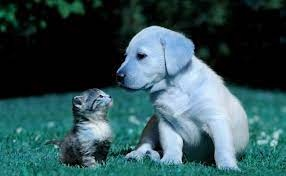
#> input picture Tarea1/imagen1.jpg, 286 x 176 px, found by its file name
$ jupyter execute --allow-errors Tarea_1_INF_479.ipynb   (shell and % lines are left out)
#> lines starting #> are read from the running program, lines starting #| are printed output that depends on the picture
#> the sliders are set to k = 11
#> the sliders are set to eps = 0.55, minpts = 10
<a href="https://colab.research.google.com/github/jean18/INF479-2021-1/blob/main/Tarea1/Tarea_1_INF_479.ipynb" target="_parent"></a>

<hr style="height:2px;border:none"/>
<h1 align='center'> INF-479 Reconocimiento de patrones en minería de datos </h1>

<H2 align='center'> Tarea 1 - Clustering </H2>
<H3 align='center'> Nombre estudiante: Jean Franco Aravena Orellana </H3>
<H3 align='center'> Rol: 201673573-9</H3>
<hr style="height:2px;border:none"/>

# Instrucciones

1. La tarea debe ser desarrollada en parejas.
2. Los medios de consultas serán Aula y el canal de Discord oficial del curso.
3. La tarea debe ser realizada en Jupyter Notebook (Python3) utilizando este archivo como base.
4. Las librerías permitidas son las que se encuentran importadas en el Notebook.
5. Se evaluará la correcta implementación de los Algoritmos de Clustering como también la comprensión de sus fundamentos teóricos y aplicaciones.
6. El archivo de entrega debe denominarse T1_Rol1_Rol2.ipynb. De no respetarse este formato existirá un descuento de 30 puntos.
7. La fecha de entrega es el viernes 28 de mayo a las 23:55 hrs, posterior a esto se descontará 1 punto por cada minuto de atraso.

[cell 1]
# Librerías
import sklearn.cluster as skl
from sklearn.metrics import silhouette_score
import seaborn as sns; sns.set()
import matplotlib.pyplot as plt
from matplotlib import cm
import pandas as pd
import numpy as np
import cv2
import pickle
import community as community_louvain
import networkx as nx
from ipywidgets import interact

[cell 2]
from google.colab import drive
drive.mount('/content/gdrive')

path = '/content/gdrive/MyDrive/Reconocimiento de patrones/Tarea 1/'

#> (a cell that did not finish here is left out)

# Parte 1 (55 pts)

En esta primera parte de la tarea se estudiarán los algoritmos de Clustering K-means, Clustering jerárquico aglomerativo y DBSCAN, aplicados a 3 datasets de tipo vectorial. El objetivo es contrastar estos 3 algoritmos y determinar ventajas y desventajas frente a cada caso de estudio. Además, analizar el impacto de la elección de parámetros y medidas de proximidad.

Para las implementaciones solicitadas, no necesitan generar el código de cada algoritmo a mano, por lo que pueden hacer uso de librerías que tengan estos algoritmos ya implementados.

## 1.1 Dataset

Para esta primera parte se cuenta con 3 archivos:

1. <b>Spiral.txt</b> : $N=312, D=2$
2. <b>R15.txt</b> : $N=600, D=2$
3. <b>cute-t2-4k.txt</b> : $ N=4200, D=2$

Cada uno correspondiente a un dataset vectorial bidimensional, donde cada fila del archivo tiene el formato: $x_1$\t$x_2$. Siendo $x_1$ y $x_2$ los atributos de cada dato $X^{(i)}$ $\in \mathbf{R} ^{2}$ .
Los datasets tienen una cantidad de puntos de 312, 600 y 4200 respectivamente.

## 1.2 K-Means (15 puntos)

1. Aplicar el algoritmo K-Means a cada uno de los datasets, utilizando distancia euclideana como medida de proximidad.
2. Realizar una gráfica para cada dataset donde se distinga claramente cada cluster obtenido y sus centroides.
3. Finalmente responder:

    >a. ¿En cuál dataset se obtiene un mejor resultado utilizando este algoritmo? ¿Por qué?

    >b. ¿Qué valor de k (cantidad de centroides) entrega un mejor resultado para cada uno de los datasets? ¿Qué método se podría utilizar para determinar un valor óptimo para k?

<i> Hint: Para la pregunta 3.b, se sugiere utilizar la función interact de la librería [ipywidget](https://ipywidgets.readthedocs.io/en/latest/examples/Using%20Interact.html).</i>

### Implementación

#> (a cell that did not finish here is left out)

[cell 5]
# Calculate silhouette
silhouette_d1 = []
silhouette_d2 = []
silhouette_d3 = []

k = np.arange(2, 21)

#> (the rest of this cell did not finish here and is left out)

[cell 6]
# Plot silhouette

fig = plt.figure(figsize=(10, 6), dpi=80)

#> (the rest of this cell did not finish here and is left out)

### Preguntas

 >a. ¿En cuál dataset se obtiene un mejor resultado utilizando este algoritmo? ¿Por qué?

Se obtiene un mejor resultado en el dataset R15, porque en K-Means los centroides tienden a los lugares donde se tiene más densidad de datos y como el dataset es globular y homogéneo, es el caso perfecto para utilizar K-Means, cada nube de puntos tiene más o menos la misma cantidad de puntos y todos tienen una forma esférica, en el caso del dataset espiral para K-Means es imposible encontrar ese patrón dado que no es globular y los centroides tenderán a los lugares donde se encuentre el centro de masa, es decir, al medio de las 3 líneas que se forman, dado que lo que hace es minimizar las distancias intra clúster. El caso del dataset cure-t2-4k es más interesante, si bien tenemos algunas nubes de puntos de forma globular, la densidad de estos es muy diferente, existen algunos con muchos datos de forma sparse y otros con mucho menos, pero con una mayor concentración de puntos, por ende, el algoritmo no va a funcionar bien, aunque cabe destacar que le va mejor en este que en el caso del dataset Spiral.

Lo mencionado anteriormente se puede ver en la gráfica del coeficiente de silhouette vs k, en el dataset R15 K-Means para valores de k mayores o iguales que 5 se encuentra por encima del dataset cure-t2-4k y Spiral, ademas cure-t2-4k para todo valor de k siempre se encuentra por encima del dataset Spiral.

>b. ¿Qué valor de k (cantidad de centroides) entrega un mejor resultado para cada uno de los datasets? ¿Qué método se podría utilizar para determinar un valor óptimo para k?

Existen varios métodos para seleccionar el k, uno de los más conocidos corresponde al método del ELBOW, el problema que tiene es que no está acotado, por lo cual es prácticamente imposible comparar tres dataset mirando solamente la gráfica del ELBOW, ademas es difícil de utilizar dado que encontrar el "codo" puede ser subjetivo, por ello se decide utilizar el coeficiente de silhouette dado que este si esta acotado y se encuentra entre -1 y 1 por ende, es posible utilizar este algoritmo para comparar el desempeño de K-Means en los 3 dataset. Se puede ver todo lo comentado en el punto anterior solo mirando la gráfica del coeficiente, donde podemos ver que a K-Means le va mejor en el dataset R15, seguido por el cure-t2-4k y finalmente por el Spiral.

Para el dataset R15 el mejor k corresponde a 15, que es justamente la cantidad de nube de puntos globulares que este tiene, para cure-t2-4k el mejor k corresponde a 10, aunque hay que considerar que solo llega a un valor de s=0.5, lo cual podria considerarse bajo, habria que probar en la practica si es de utilizad o no. Para el dataset Spiral el mejor k corresponde a 20 pero de nuevo hay que considerar lo anterior, solo se obtiene un s=0.4 lo cual es bastante bajo.

## 1.3 DBSCAN (15 puntos)

1. Aplicar el algoritmo DBSCAN a cada uno de los datasets.
2. Realizar una gráfica para cada dataset donde se distinga claramente cada cluster obtenido.
3. Finalmente responder:
    > a. ¿En cuál dataset se obtiene un mejor resultado utilizando este algoritmo? ¿Por qué?

    > b. ¿Qué parámetros de Pts y minPts entregan el mejor resultado para cada gráfico? ¿Qué estrategia podríamos utilizar para escoger estos parámetros?

<i> Hint: Para la pregunta 3.b, se sugiere utilizar la función interact de la librería [ipywidget](https://ipywidgets.readthedocs.io/en/latest/examples/Using%20Interact.html).</i>

### Implementación

#> (a cell that did not finish here is left out)

[cell 8]
# Calculate silhouette
silhouette = np.zeros((3, 10, 20))

eps = np.arange(0.1, 1.1, 0.1)
minpts = np.arange(1, 21, 1)

#> (the rest of this cell did not finish here and is left out)

[cell 9]
# Pasar los datos al dataframe
df1 = pd.DataFrame(data = silhouette[0, :, :], columns=minpts, index=eps)
df2 = pd.DataFrame(data = silhouette[1, :, :], columns=minpts, index=eps)
df3 = pd.DataFrame(data = silhouette[2, :, :], columns=minpts, index=eps)

fig, (ax1, ax2, ax3) = plt.subplots(1, 3, figsize=(24, 6), dpi=80)
fig.suptitle('DBSCAN Silhouette Score', fontsize=20, y=1.05)

sns.heatmap(df1, ax=ax1, yticklabels=df1.index.values.round(1))
ax1.invert_yaxis()
ax1.update({'title': f'Spiral, max S = {np.round(np.max(df1).max(), 3)}, ' +
                     f'con eps = {eps[np.where(df1 == df1.max().max())[0][0]]} y ' +
                     f'minpts = {minpts[np.where(df1 == df1.max().max())[1][0]]}',
            'xlabel':'minpts',
            'ylabel':'eps'})

sns.heatmap(df2, ax=ax2, yticklabels=df1.index.values.round(1))
ax2.invert_yaxis()
ax2.update({'title': f'R15, max S = {np.round(np.max(df2).max(), 3)}, ' +
                     f'con eps = {eps[np.where(df2 == df2.max().max())[0][0]]} y ' +
                     f'minpts = {minpts[np.where(df2 == df2.max().max())[1][0]]}',
            'xlabel':'minpts',
            'ylabel':'eps'})

sns.heatmap(df3, ax=ax3, yticklabels=df1.index.values.round(1))
ax3.invert_yaxis()
ax3.update({'title': f'cure-t2-4k, max S = {np.round(np.max(df3).max(), 3)}, ' +
                     f'con eps = {eps[np.where(df3 == df3.max().max())[0][0]]} y ' +
                     f'minpts = {minpts[np.where(df3 == df3.max().max())[1][0]]}',
            'xlabel':'minpts',
            'ylabel':'eps'})

plt.show()
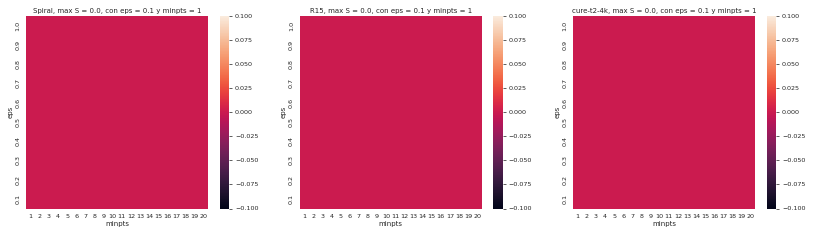
#> figure drawn by matplotlib, 6 panels
#> the sliders are set to clusters = 11, link = single

### Preguntas

> a. ¿En cuál dataset se obtiene un mejor resultado utilizando este algoritmo? ¿Por qué?

Mirando el coeficiente de silhouetta nos podemos dar cuenta que sucede casi lo mismo que en K-Means, para ciertos parámetros le va bien con el dataset R15, lo destacable es que bajo ciertos parámetros tiene la capacidad de detectar el patrón en el dataset cure-t2-4k, pero falla rotundamente en el dataset Spiral. Le va bien en el dataset R15 porque DBSCAN se basa en densidades y en este caso como tenemos densidades similares, es capaz de encontrar los 15 clusters con ciertos parámetros, en el dataset Spiral se tiene mayor densidad en el centro de la espiral pero luego se empiezan a separar los puntos por lo cual si dejamos el parámetro asociado al radio(eps) fijo, por ejemplo a 0.5 y aumentamos el valor de minpts, DBSCAN empieza a encontrar muy pocos clusters y todos en torno al centro de la espiral, y si disminuimos el valor de minpts empieza a encontrar muchos clusters, en cambio si dejamos fijo a minpts por ejemplo a 3, y empezamos a disminuir el valor de eps, este empieza a encontrar pocos clusters dado que a medida que se va alejando de la espiral no tiene la capacidad de dejarlos en el mismo cluster porque el eps le va quedando "pequeño" a medida que se va alejando, causando así que el algoritmo nos marque a todo lo demás como outliers, y finalmente si aumentamos el eps vamos a ir obteniendo más clusters pero el punto es que nunca se podrá detectar este patrón porque las variables son fijas, no se pueden adaptar a medida que se va corriendo el algoritmo. Finalmente, en el dataset cure-t2-4k es donde mejor le va y donde DBSCAN destaca, porque el gran problema que tiene este dataset es que se ven 5 nubes de puntos con densidad más o menos similar, pero con mucho ruido entre ellos, esta es una de las razones por la cual K-Means tiene problemas con este dataset, pero a DBSCAN no le sucede lo mismo, es más robusto en casos de outliers, tiene la capacidad de detectarlos, por lo cual bajo ciertos parámetros detecta el patrón perfectamente.

Una cosa interesante que se puede apreciar mirando la gráfica del coeficiente de silhouette es lo sensible que es este algoritmo a los parámetros, una pequeña variación de estos cambia bruscamente los resultados, por lo cual hay que tener cuidado cuando se usa.

> b. ¿Qué parámetros de Pts y minPts entregan el mejor resultado para cada gráfico? ¿Qué estrategia podríamos utilizar para escoger estos parámetros?

Igual que en el caso de K-Means para escoger los parámetros se grafica el coeficiente de silhouette, este nos dice que para el primer dataset (Spiral) los mejores parámetros corresponden a eps = 0.4 y minpts = 1, lo cual nos entrega un s = 0.122, para el dataset R15 los mejores parámetros son eps = 0.6 y minpts = 19 lo que nos da un s = 0.742 y para el dataset cure-t2-4k los mejores valores son eps = 0.1 y minpts = 9 lo cual nos entrega un s = 0.428.

## 1.4 Hierarchical Agglomerative Clustering  (15 puntos)

1. Aplicar el algoritmo HAC a cada uno de los datasets, utilizando tanto single link como complete link. Puede escoger la cantidad de cluster que estime conveniente.
2. Realizar una gráfica para cada dataset donde se distinga claramente cada cluster obtenido.
3. Finalmente responder:

    > a. ¿En cuál dataset se obtiene un mejor resultado utilizando este algoritmo? ¿Por qué?

    > b. ¿En cuál o cuáles datasets se obtiene un mejor resultado para HAC utilizando single-link? ¿Por qué?


### Implementación

#> (a cell that did not finish here is left out)

[cell 11]
#calculate silhouette
silhouette = np.zeros((3, 3, 19))

clusters = np.arange(2, 21)
link=["single", "complete", "ward"]

#> (the rest of this cell did not finish here and is left out)

[cell 12]
# plot silhouette

fig, (ax1, ax2, ax3) = plt.subplots(1, 3, figsize=(18, 6), dpi=80)
fig.suptitle('HAC Silhouette Score', fontsize=20, y=1.05)

ax1.plot(clusters, silhouette[0, 0, :], 'b--.', label='Spiral')
ax1.plot(clusters, silhouette[1, 0, :], 'r--.', label='R15')
ax1.plot(clusters, silhouette[2, 0, :], 'g--.', label='cure-t2-4k')
ax1.update({'title':'HAC utilizando Single link',
            'xlabel':'clusters',
            'ylabel':'S'})
ax1.legend()

ax2.plot(clusters, silhouette[0, 1, :], 'b--.', label='Spiral')
ax2.plot(clusters, silhouette[1, 1, :], 'r--.', label='R15')
ax2.plot(clusters, silhouette[2, 1, :], 'g--.', label='cure-t2-4k')
ax2.update({'title':'HAC utilizando Complete link',
            'xlabel':'clusters',
            'ylabel':'S'})
ax2.legend()

ax3.plot(clusters, silhouette[0, 2, :], 'b--.', label='Spiral')
ax3.plot(clusters, silhouette[1, 2, :], 'r--.', label='R15')
ax3.plot(clusters, silhouette[2, 2, :], 'g--.', label='cure-t2-4k')
ax3.update({'title': 'HAC utilizando Ward',
            'xlabel':'clusters',
            'ylabel':'S'})
ax3.legend()

plt.show()
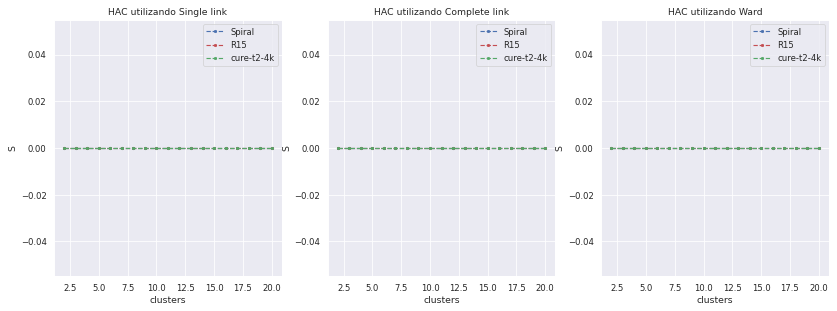
#> figure drawn by matplotlib, 3 panels
#> the sliders are set to imagen = imagen1.jpg, clusters = 11

### Preguntas

> a. ¿En cuál dataset se obtiene un mejor resultado utilizando este algoritmo? ¿Por qué?

En el dataset Spiral cuando utilizamos la variante single link se obtiene el mejor resultado, dado que a diferencia de K-Means y DBSCAN, tiene la capacidad de detectar el patrón perfectamente, esto se debe a que HAC en su variante single link al momento de unir dos puntos minimiza la distancia entre ellos, lo que trae como consecuencia un efecto en cadena, primero une los puntos más cercanos, luego sigue con los siguiente más cercanos y así continua, si vemos el dataset Spiral, HAC parte uniendo los puntos que se encuentran en el centro y continua siguiendo la línea dado que seguir la línea será siempre la mínima distancia entre dos puntos.

 > b. ¿En cuál o cuáles datasets se obtiene un mejor resultado para HAC utilizando single-link? ¿Por qué?

Se obtiene un mejor resultado en el dataset Spiral por lo mencionado anteriormente, pero cabe mencionar que si utilizamos la variante complete link o ward no existe ninguna posibilidad de detectar el patrón en el dataset Spiral, dado que complete link maximiza la distancia entre dos puntos y ward minimiza la varianza intra-cluster, estos dos últimos métodos son más útiles en el dataset R15 que en el dataset cure-t2-4k dado que este último presenta mucho ruido y estos métodos son sensibles a los outliers (noise).

## 1.5 Conclusiones  (10 puntos)

Analizando las gráficas obtenidas, responda las siguientes preguntas:
> a. ¿Qué algoritmo entregó un mejor resultado para cada dataset? Compare las ventajas y desventajas de cada algoritmo utilizado en relación a las características de los clusters de cada dataset y concluya. Para esta comparación, básese en los resultados para los mejores valores de k, Pts y minPts obtenidos.

Para el dataset Spiral el que encuentra el mejor resultado es HAC considerando la variante single link con un k = 3, esto se debe a que el dataset tiene una estructura un tanto peculiar, donde el patrón está compuesto por 3 cadenas exactamente, es decir tres líneas de puntos, pero el desempeño de este algoritmo en los demás dataset no es muy bueno, en ese caso la variante complete link y ward obtienen mejores resultados, con un k=15 son capaces de encontrar el patrón asociado al dataset R15, pero no así en el caso del dataset cure-t2-4k dado que este algoritmo es sensible al ruido. En este último caso lo mejor es usar DBSCAN con eps = 0.1 y minpts = 9, ahí si se reconoce el patrón e incluso el algoritmo detecta en gran parte el ruido que presenta el dataset. En el dataset R15 lo mejor es usar K-Means con k=15 dado que con estos valores es capaz de reconocer perfectamente el patrón y ademas este algoritmo es especial para esos casos en que el dataset es globular y homogéneo en densidad, ademas tiene la ventaja de ser un algoritmo relativamente sencillo de entender e implementar.

> b. ¿Qué algoritmo entregó el peor resultado para cada dataset? Justifique.

Para el dataset Spiral el algoritmo que entrego el peor resultado es DBSCAN dado que para la mayoria de los valores de los parámetros obtiene un coeficiente de silhouette negativo, ademas en la mayoria de los casos no es capaz de detectar ningún cluster, debido a lo sensible que es a los parámetros termina marcando todo el dataset como outliers lo cual no nos sirve, no aporta valor. El problema general que enfrenta DBSCAN es la diferencia de densidades que presenta el cluster a medida que se va alejando la espiral del centro, esa es la razón principal de su mal desempeño. Para el dataset R15 el peor desempeño corresponde al algoritmo HAC con su variante single link, dado que en el centro las nubes de puntos se encuentran más o menos cercanas entre sí, como este minimiza la distancia entre puntos, junta cluster que claramente son distintos, genera el mismo efecto en cadena que lo beneficia en el dataset Spiral solo que en este caso es lo que lo perjudica totalmente. Para el ultimo dataset nuevamente HAC en su variante single link presenta el peor resultado por lo mismo que lo anterior, empieza a generar una cadena a través del ruido dejando prácticamente todo el dataset en un gran cluster.

---
# Parte 2 - Image Segmentation (20 pts)

La segmentación de imagen (Image Segmentation) es un problema de visión computacional que apunta al particionamiento de una imagen en diferentes áreas de pixeles que tienen atributos similares. Eso se realiza generando una máscara sobre la imagen que asigna una etiqueta a cada pixel y donde pixeles con la misma etiqueta forman parte de la misma región.

La segmentación de imágenes se utiliza principalmente para detectar objetos o bordes en imágenes, y tiene diversas aplicaciones como lo son la identificación de células cancerígenas en exámenes médicos, identificación de cuerpos de interés en imágenes satelitales, entre otras.

<center> <i> Figura 1. Ejemplo de Image Segmentation. </i> </center>

## Preguntas


1. Realice Image Segmentation utilizando el algoritmo K-Means para la imagen1.jpg y la imagen2.jpg
2. Muestre gráficamente el resultado de la segmentación en ambas imágenes donde se distingan claramente los clusters obtenidos. Concluya.

> Para la pregunta 1, antes de realizar la segmentación se debe realizar un preprocesamiento de las imágenes que consiste en lo siguiente:

> 1.En primer lugar, se debe vectorizar la imagen transformando la imagen inicial de dimensiones $p_{w}xp_{h}x3$ en  un array resultante de dimensiones $Kx3$, siendo $K= p_{h}p_{w}$ donde $p_w$ y $p_h$ son el número de pixeles de ancho y alto de la foto respectivamente.

> 2.Antes de aplicar la segmentación con K-Means, se debe transformar los valores del arreglo resultante desde uint8 a float32 para poder aplicar el algoritmo K-Means implementado en la librería cv2.

[cell 13]
# Implementacion
@interact(imagen=["imagen1.jpg", "imagen2.jpg"], clusters=(2, 20))
def im_segmentation_plot(imagen, clusters):

#> called with imagen = 'imagen1.jpg', clusters = 11
  im = cv2.imread(path + imagen)
#> im is the input picture: shape (176, 286, 3); mean B, G, R 86, 82.2, 50.5
  pixels = im.reshape(im.shape[0] * im.shape[1],  im.shape[2]) # Reshape de la imagen
  pixels = np.float32(pixels) # Transformacion de valores del arreglo desde uint8 a float32

  k = clusters # Numero de clusters

  # Se define criterio de termino con 100 iteraciones o epsilon de 0.85
  criteria = (cv2.TERM_CRITERIA_EPS + cv2.TERM_CRITERIA_MAX_ITER, 100, 0.85)

  retval, labels, centers = cv2.kmeans(pixels, k, None, criteria, 10, cv2.KMEANS_RANDOM_CENTERS)
#> retval = 10890470.7; centers = [[30.54, 34.44, 13.79], [2.88, 3.45, 1.89], [240.1, 220.7, 198.3], [170.6, 155.1, 119.2], [204.3, 177.6, 143.1], [224.5, 199.2, 170], [140.7, 131.7, 84.56], [64.96, 68.09, 26.5], [100.7, 104.9, 26.11], [121.1, 124.6, 42.85], [102.7, 91.51, 61.63]]
  centers = np.uint8(centers)
#> centers = [[30, 34, 13], [2, 3, 1], [240, 220, 198], [170, 155, 119], [204, 177, 143], [224, 199, 170], [140, 131, 84], [64, 68, 26], [100, 104, 26], [121, 124, 42], [102, 91, 61]]
  segmented_data = centers[labels.flatten()]
  final = segmented_data.reshape(im.shape[0], im.shape[1], im.shape[2])
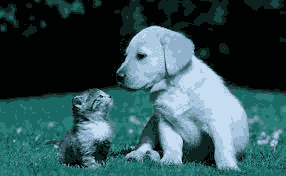
#> final: shape (176, 286, 3); mean B, G, R 85.4, 81.7, 50

  fig, (ax1, ax2) = plt.subplots(1, 2, figsize=(18, 6), dpi=80)
  fig.suptitle(f"{imagen}, cantidad de clusters = {clusters}", fontsize=20)

  ax1.imshow(im)
  ax1.set_title('Imagen normal', size=14)
  ax1.grid(False)
  ax1.axis('off')

  ax2.imshow(final)
  ax2.set_title('Imagen segmentada', size=14)
  ax2.grid(False)
  ax2.axis('off')
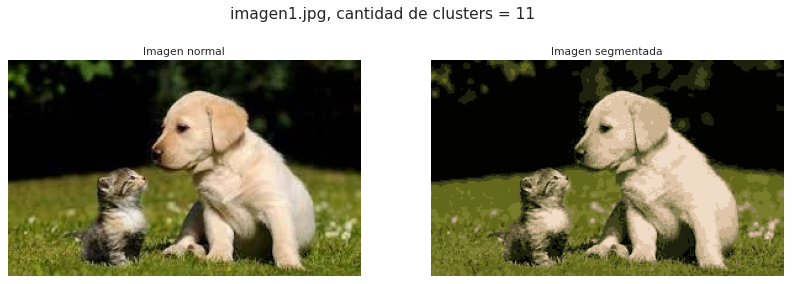
#> figure drawn by matplotlib, 2 panels; B, G, R data is drawn as R, G, B
